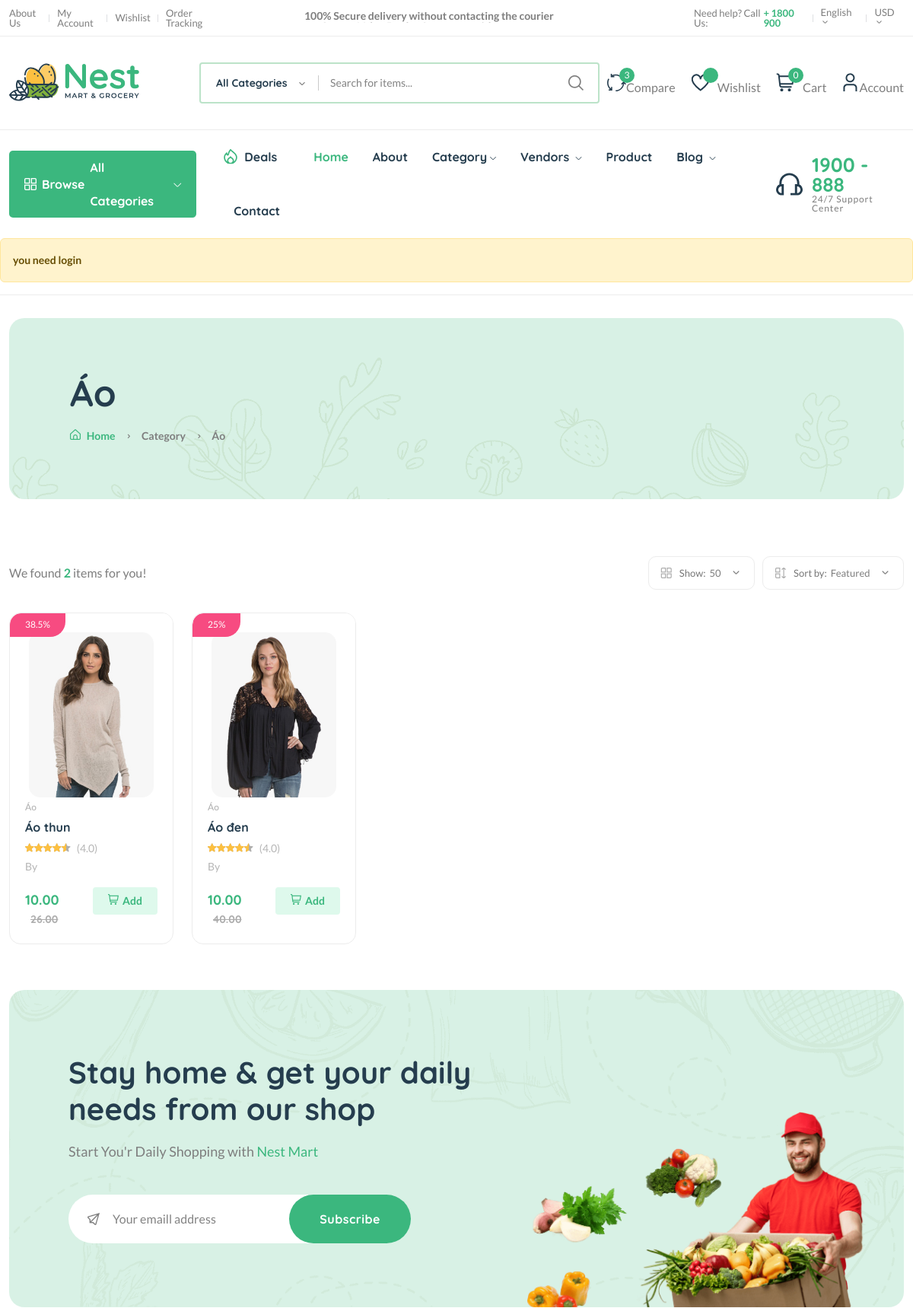
The app's page /category/cat1 (upper part), older data.
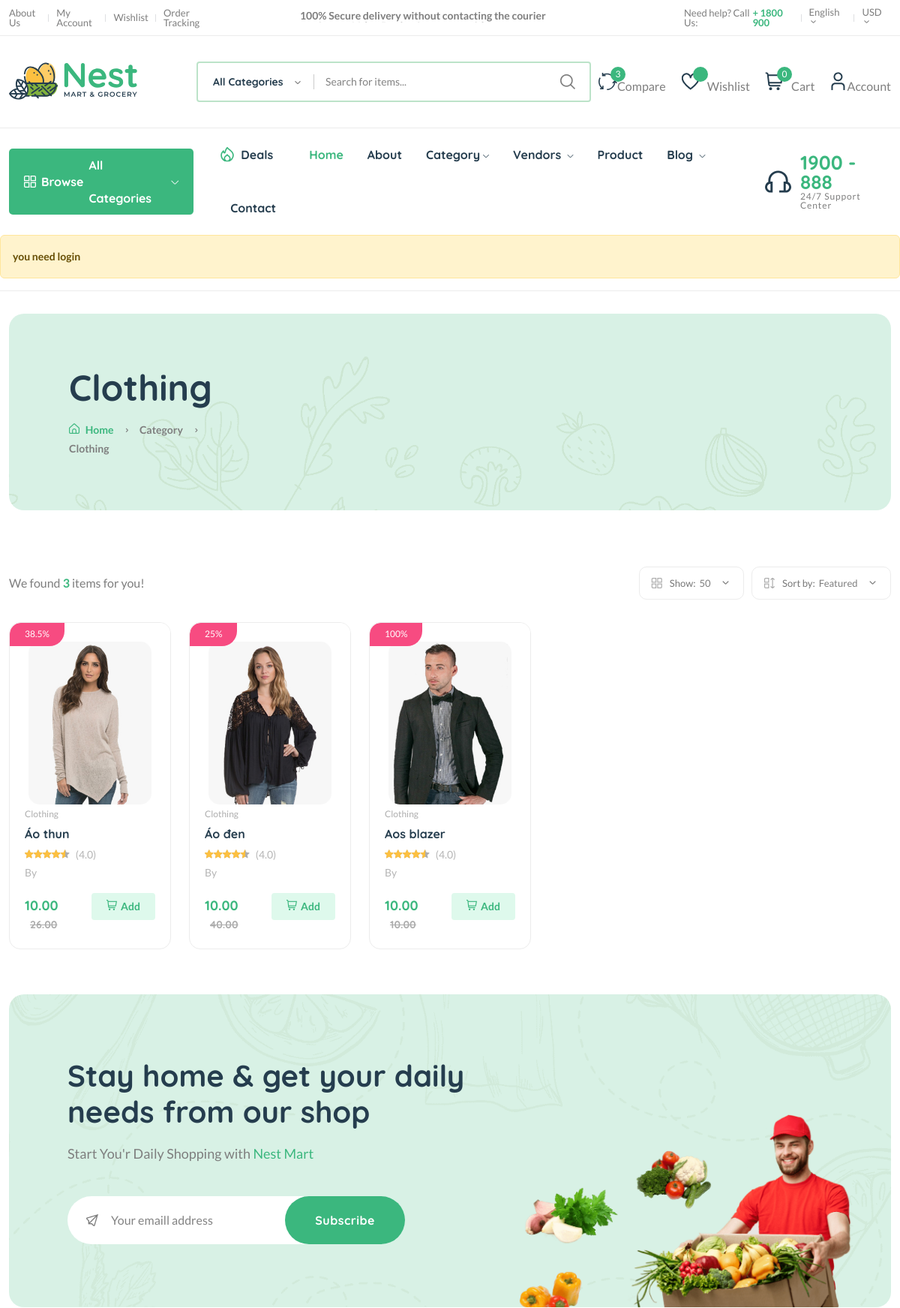
The same page, newer data.
### core/models.py (models this page shows, shortened)
class Category(models.Model):
    cid =   ShortUUIDField(unique=True, max_length=10, length=20, prefix = "cat", alphabet="abcdefgh12345")
    title = models.CharField(max_length=100,default="Food")
    image = models.ImageField(upload_to="category",default="category.jpg")
    class Meta:
        verbose_name_plural = "Categories"

class Product(models.Model):
    pid = ShortUUIDField(unique=True, length=10, max_length=20, alphabet="abcdefghi12345")
    user = models.ForeignKey(User, on_delete=models.SET_NULL, null=True)
    category = models.ForeignKey(Category, on_delete=models.SET_NULL, null=True, related_name="category")
    vendor = models.ForeignKey(Vendor,on_delete=models.SET_NULL, null=True,related_name="product" )
    title = models.CharField(max_length=100, default="Fresh Pear")
    image = models.ImageField(upload_to=user_directory_path, default="product.jpg")
    description = RichTextUploadingField(null=True, blank=True, default="This is the product")
    price = models.DecimalField(max_digits=10, decimal_places=2, default="1.99")
    old_price = models.DecimalField(max_digits=10, decimal_places=2, default="2.99")
    specifications = RichTextUploadingField(null=True, blank=True)
    type = models.CharField(max_length=100, default="koton",null=True,blank=True)
    stock_count = models.CharField(max_length=100, default="8",null=True,blank=True)
    life = models.CharField(max_length=100,default="10 days",null=True,blank=True)
    mfd = models.DateTimeField(auto_now_add=False,null=True,blank=True)
    tags = TaggableManager(blank=True)
    product_status = models.CharField(choices=STATUS, max_length=10, default="in_review")
    status = models.BooleanField(default=True)
    in_stock = models.BooleanField(default=True)
    featured = models.BooleanField(default=False)
    digital = models.BooleanField(default=False)
    sku = ShortUUIDField(unique=True,length=4, max_length=10, prefix = "sku", alphabet="1234567890")
    date = models.DateTimeField(auto_now_add=True)
    update = models.DateTimeField(null=True,blank=True)
    class Meta:
        verbose_name_plural = "Products"
    def get_precentage(self):
        new_price = (self.price / self.old_price) * 100
        return new_price

### core/views.py (the view)
# urls.py: path("category/<cid>",views.product_list_category_view,name="category-product-list"),
def product_list_category_view(request, cid):
    category = Category.objects.get(cid=cid)
    products = Product.objects.filter(product_status="published", category= category)
    context = {
        "category":category,
        "products":products,
    }
    return render(request,"core/category-productlist.html",context)

### core/context_processor.py (called while the page is built)
def default(request):
    categories = Category.objects.all()
    vendors = Vendor.objects.all()
    min_max_price = Product.objects.aggregate(Min("price"),Max("price"))
    try:
        address = Address.objects.get(user = request.user)
    except:
        address = None
    try:
        wishlist = Wishlist.objects.filter(user = request.user)
    except:
        messages.warning(request,"you need login ")
        wishlist = 0
    return{
        "categories":categories,
        "wishlist":wishlist,
        "address":address,
        "vendors":vendors,
        "min_max_price":min_max_price,
    }

### templates/core/category-productlist.html (shortened to what the changed rows need)
 {% extends "patials/base.html" %}
 {% load static %}
 {% block content %}
    <main class="main">
        <div class="page-header mt-30 mb-75">
            <div class="container">
                <div class="archive-header">
                    <div class="row align-items-center">
                        <div class="col-xl-3">
                            <h1 class="mb-15">{{category.title}}</h1>
                            <div class="breadcrumb">
                                <a href="index.html" rel="nofollow">
                                </a>
                                <span></span> category
                                <span></span> {{category.title}}
                            </div>
                        </div>
                    </div>
                </div>
            </div>
        </div>
        <div class="container mb-30 mt-30">
            <div class="row">
                <div class="col-12">
                    <div class="shop-product-fillter">
                        <div class="totall-product">
                            <p>We found <strong class="text-brand">{{products.count}}</strong> items for you!</p>
                        </div>
                    </div>
                    <div class="row product-grid">
                        {% for p in products %}
                        <div class="col-lg-1-5 col-md-4 col-12 col-sm-6">
                            <div class="product-cart-wrap mb-30">
                                <div class="product-img-action-wrap">
                                    <div class="product-img product-img-zoom">
                                        <a href="{% url 'core:product-detail' p.pid %}">
                                            <img class="default-img" src="{{p.image.url}}" alt="" />
                                        </a>
                                    </div>
                                    <div class="product-badges product-badges-position product-badges-mrg">
                                        <span class="hot">{{p.get_precentage|floatformat}}%</span>
                                    </div>
                                </div>
                                <div class="product-content-wrap">
                                    <div class="product-category">
                                        <a href="shop-grid-right.html">{{p.category.title}}</a>
                                    </div>
                                    <h2><a href="{% url 'core:product-detail' p.pid %}">{{p.title}}</a></h2>
                                    <div class="product-rate-cover">
                                        <div class="product-rate d-inline-block">
                                            <div class="product-rating" style="width: 90%"></div>
                                        </div>
                                        <span class="font-small ml-5 text-muted"> (4.0)</span>
                                    </div>
                                    <div>
                                        <span class="font-small text-muted">By <a href="vendor-details-1.html">{{p.Vendor.title}}</a></span>
                                    </div>
                                    <div class="product-card-bottom">
                                        <div class="product-price">
                                            <span>{{p.price}}</span>
                                            <span class="old-price">{{p.old_price}}</span>
                                        </div>
                                        <div class="add-cart">
                                            <a class="add" href="shop-cart.html"><i class="fi-rs-shopping-cart mr-5"></i>Add </a>
                                        </div>
                                    </div>
                                </div>
                            </div>
                        </div>
                        {%endfor %}
                    </div>
                </div>
            </div>
        </div>
    </main>
    {% endblock content %}

Row changes from the older to the newer data that the page shows:
changed Category: title "Áo" → "Clothing"
changed through a linked row, Product "Áo thun": category "Áo" → "Clothing"
changed Product "Áo đen": category "Áo" → "Clothing"
now on this page (row edited): Product: image (picture), get_precentage "100", category "Clothing", title "Aos blazer", price "10.00", old_price "10.00"
Text that changed along with them:
{{ products.count }}: "2" → "3"
